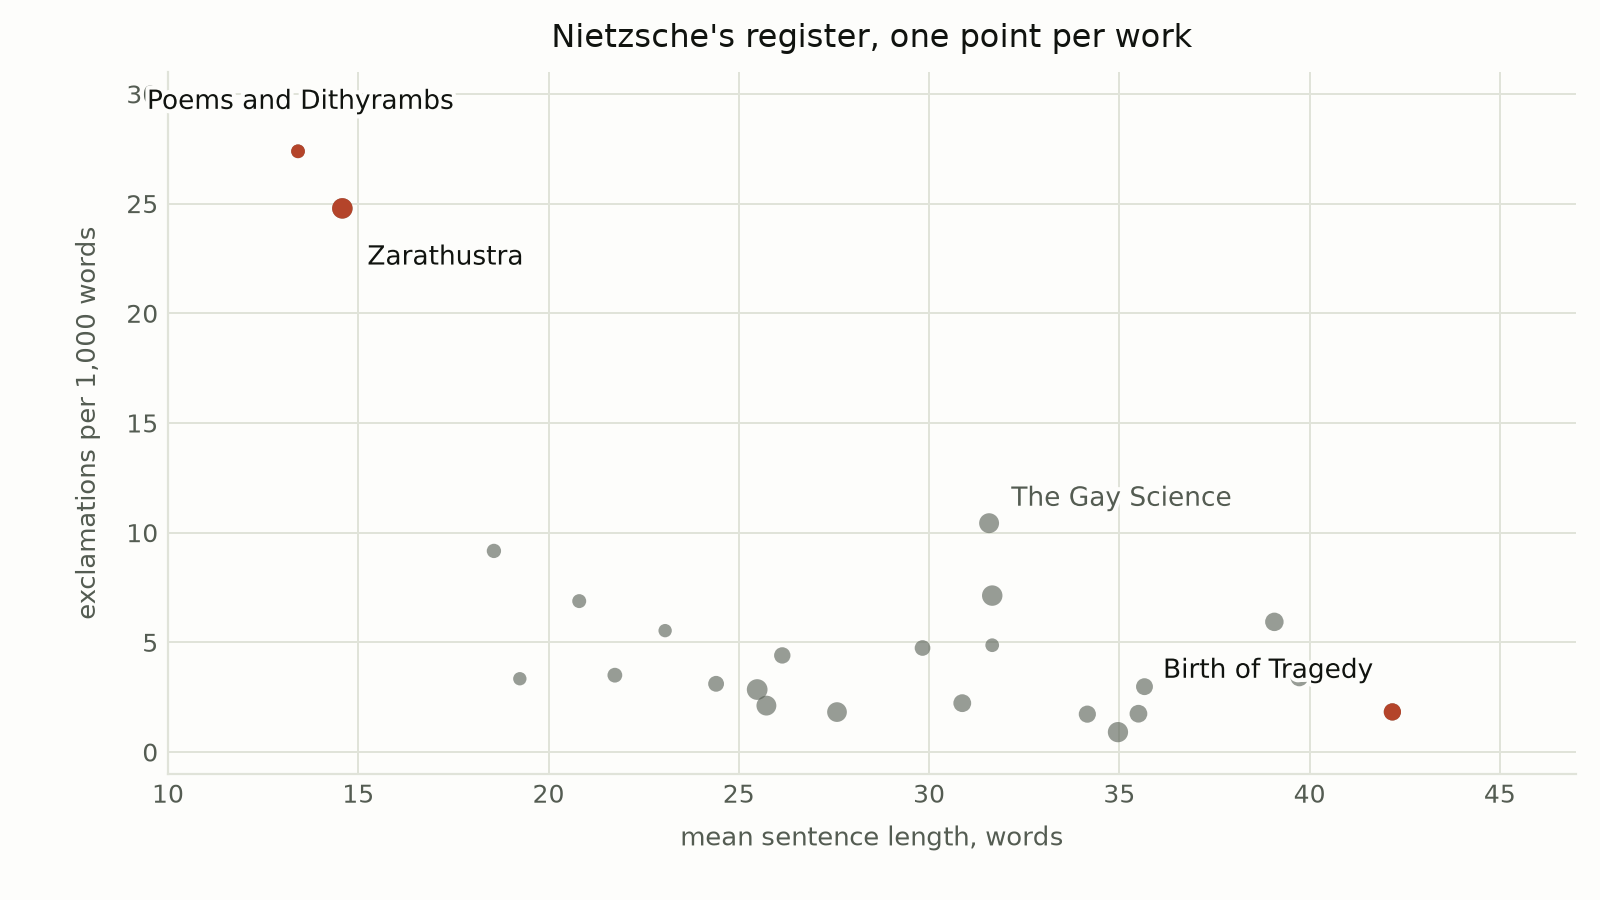

Recreate this plot in Python.
"""Cover for personal-language-corpus, plotted from the published reference profile.

Values come from outputs/reference/nietzsche-profile.json in Slaymish/personal-language-corpus
(the public Nietzsche reference profile; no personal corpus data is used).

Each point is one work: mean heuristic sentence length along x, exclamation marks per
1,000 words up y. The two ends of Nietzsche's register separate cleanly, which is what
the plot is for.

Run: ~/.hermes/tools/python-3.14.*/bin/python3 corpus-register-cover.py
"""

import json
import pathlib

import matplotlib

matplotlib.use("Agg")
import matplotlib.patheffects as pe
import matplotlib.pyplot as plt

PAPER = "#fdfdfb"
INK = "#10130f"
MUTED = "#545c52"
LINE = "#e0e3d9"
ACCENT = "#b4442a"

PROFILE = pathlib.Path(
    "~/Developer/personal-language-corpus/outputs/reference/nietzsche-profile.json"
).expanduser()
documents = json.loads(PROFILE.read_text())["per_document"]

LABELS = {
    "birth-of-tragedy": "Birth of Tragedy",
    "zarathustra": "Zarathustra",
    "poems-and-dithyrambs": "Poems and Dithyrambs",
    "gay-science": "The Gay Science",
}
# Label offsets in points, nudged by hand so nothing overlaps.
OFFSETS = {
    "birth-of-tragedy": (-8, 10),
    "zarathustra": (9, -13),
    "poems-and-dithyrambs": (0, 13),
    "gay-science": (8, 4),
}

points = []
for key, doc in documents.items():
    words = doc["words"]
    x = doc["mean_sentence_words_heuristic"]
    y = doc["punctuation_per_1000_words"]["exclamations"]
    points.append((key, x, y, words))

fig, ax = plt.subplots(figsize=(8, 4.5), dpi=200)
fig.patch.set_facecolor(PAPER)
ax.set_facecolor(PAPER)

xs = [p[1] for p in points]
ys = [p[2] for p in points]
sizes = [22 + (p[3] / 1000) * 0.35 for p in points]

for side in ("top", "right"):
    ax.spines[side].set_visible(False)
for side in ("left", "bottom"):
    ax.spines[side].set_color(LINE)
ax.tick_params(colors=MUTED, labelsize=9, length=0)
ax.grid(color=LINE, linewidth=0.7, zorder=0)
ax.set_axisbelow(True)

ax.scatter(xs, ys, s=sizes, color=MUTED, alpha=0.6, edgecolor="none", zorder=3)
highlight = [p for p in points if p[0] in ("zarathustra", "poems-and-dithyrambs", "birth-of-tragedy")]
ax.scatter([p[1] for p in highlight], [p[2] for p in highlight], s=[22 + (p[3] / 1000) * 0.35 for p in highlight],
           color=ACCENT, edgecolor="none", zorder=4)

for key, x, y, _ in points:
    if key not in LABELS:
        continue
    dx, dy = OFFSETS.get(key, (6, 8))
    ax.annotate(LABELS[key], (x, y), textcoords="offset points", xytext=(dx, dy),
                color=INK if key in ("zarathustra", "poems-and-dithyrambs", "birth-of-tragedy") else MUTED,
                fontsize=9.5, ha="center" if dx == 0 else ("left" if dx > 0 else "right"), va="bottom" if dy > 0 else "top",
                path_effects=[pe.withStroke(linewidth=3, foreground=PAPER)])

ax.set_xlim(10, 47)
ax.set_ylim(-1, 31)
ax.set_xlabel("mean sentence length, words", color=MUTED, fontsize=9.5, labelpad=6)
ax.set_ylabel("exclamations per 1,000 words", color=MUTED, fontsize=9.5, labelpad=9)
ax.set_title("Nietzsche's register, one point per work", color=INK, fontsize=11.5, pad=9)

fig.subplots_adjust(left=0.105, right=0.985, top=0.92, bottom=0.14)
fig.savefig("corpus-register-cover.png", facecolor=PAPER)
print("wrote corpus-register-cover.png from", len(points), "works")
